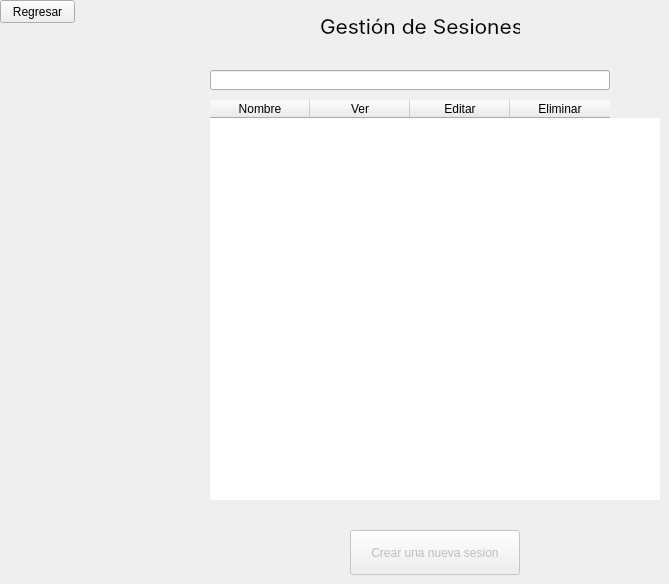
            <widget class="QWidget" name="sesiones_profesor">
             <widget class="QLineEdit" name="input_sesiones_search">
              <property name="geometry">
               <rect>
                <x>210</x>
                <y>70</y>
                <width>400</width>
                <height>20</height>
               </rect>
              </property>
             </widget>
             <widget class="QLabel" name="label_sesiones_title">
              <property name="geometry">
               <rect>
                <x>320</x>
                <y>10</y>
                <width>200</width>
                <height>32</height>
               </rect>
              </property>
              <property name="font">
               <font>
                <family>Inter</family>
                <pointsize>16</pointsize>
               </font>
              </property>
              <property name="styleSheet">
               <string notr="true">QLabel{
	qproperty-geometry: rect(320 10 200 32);
}</string>
              </property>
              <property name="text">
               <string>Gestión de Sesiones</string>
              </property>
             </widget>
             <widget class="QTableWidget" name="table_sesiones">
              <property name="geometry">
               <rect>
                <x>210</x>
                <y>100</y>
                <width>450</width>
                <height>400</height>
               </rect>
              </property>
              <property name="styleSheet">
               <string notr="true">border: 0px; </string>
              </property>
              <property name="lineWidth">
               <number>1</number>
              </property>
              <property name="editTriggers">
               <set>QAbstractItemView::AnyKeyPressed|QAbstractItemView::DoubleClicked|QAbstractItemView::EditKeyPressed|QAbstractItemView::SelectedClicked</set>
              </property>
              <property name="showGrid">
               <bool>false</bool>
              </property>
              <property name="wordWrap">
               <bool>true</bool>
              </property>
              <property name="cornerButtonEnabled">
               <bool>true</bool>
              </property>
              <column>
               <property name="text">
                <string>Nombre</string>
               </property>
              </column>
              <column>
               <property name="text">
                <string>Ver</string>
               </property>
              </column>
              <column>
               <property name="text">
                <string>Editar</string>
               </property>
              </column>
              <column>
               <property name="text">
                <string>Eliminar</string>
               </property>
              </column>
             </widget>
             <widget class="QPushButton" name="button_sesiones_regresar">
              <property name="geometry">
               <rect>
                <x>0</x>
                <y>0</y>
                <width>75</width>
                <height>23</height>
               </rect>
              </property>
              <property name="text">
               <string>Regresar</string>
              </property>
             </widget>
             <widget class="QPushButton" name="button_sesiones_crear">
              <property name="enabled">
               <bool>false</bool>
              </property>
              <property name="geometry">
               <rect>
                <x>350</x>
                <y>530</y>
                <width>170</width>
                <height>45</height>
               </rect>
              </property>
              <property name="text">
               <string>Crear una nueva sesion</string>
              </property>
              <property name="icon">
               <iconset>
                <normaloff>../src/icons/icon_agregar.png</normaloff>../src/icons/icon_agregar.png</iconset>
              </property>
              <property name="iconSize">
               <size>
                <width>40</width>
                <height>40</height>
               </size>
              </property>
              <property name="autoDefault">
               <bool>false</bool>
              </property>
             </widget>
            </widget>
